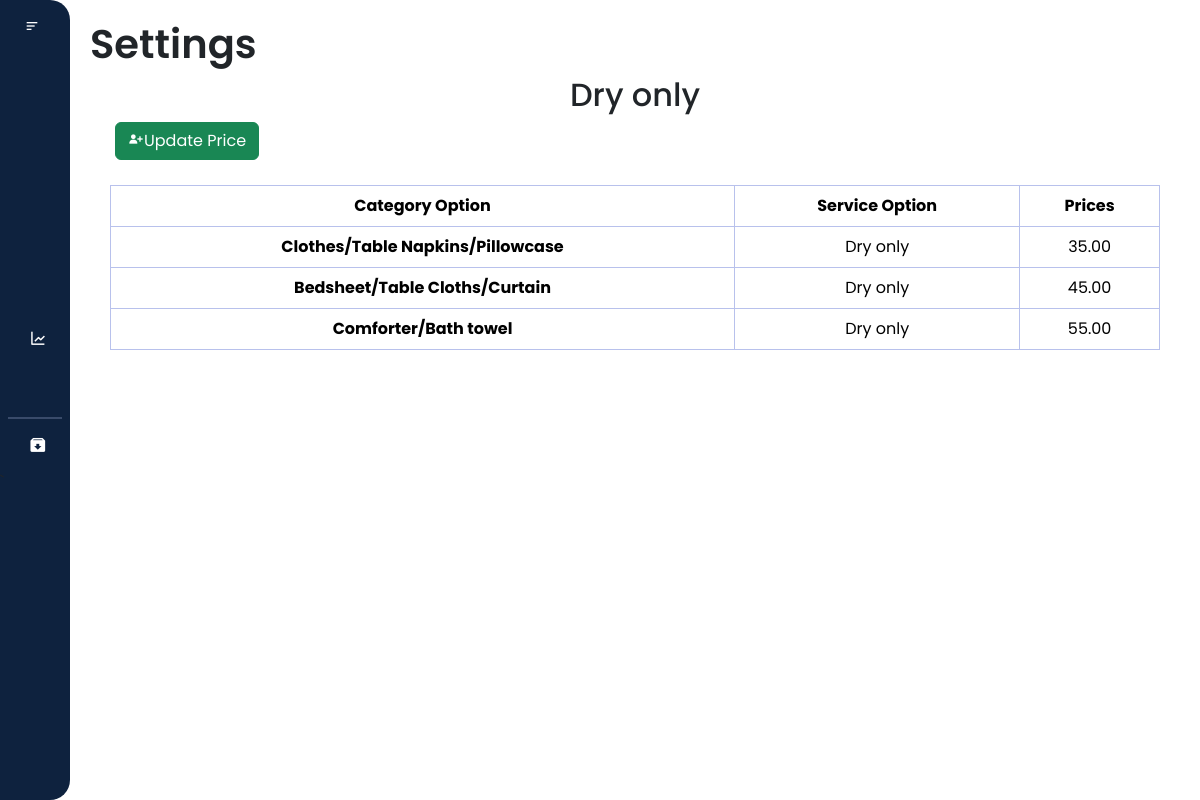
The app's page /settings/categ3.php (signed in) with its own data.
### tables this page shows
CREATE TABLE `service_category_price` (
  `id` int(11) NOT NULL,
  `service_id` int(11) NOT NULL,
  `category_id` int(11) NOT NULL,
  `price` decimal(10,2) NOT NULL
);

CREATE TABLE `category` (
  `category_id` int(11) NOT NULL,
  `laundry_category_option` varchar(255) NOT NULL
);

CREATE TABLE `service` (
  `service_id` int(11) NOT NULL,
  `laundry_service_option` varchar(255) NOT NULL
);

### settings/categ3.php (the view, shortened to what this page needs)
<?php
include 'connect.php';
$user_role = $_SESSION['user_role'];
$sql = "SELECT scp.price, c.laundry_category_option, s.laundry_service_option
        FROM service_category_price scp
        JOIN category c ON scp.category_id = c.category_id
        JOIN service s ON scp.service_id = s.service_id
        WHERE s.service_id = 3";
$result = mysqli_query($conn, $sql);
$prices = [];
if ($result) {
    while ($row = mysqli_fetch_assoc($result)) {
        $prices[] = $row;
    }
}
?>
<!DOCTYPE html>
<html lang="en">
<head>
    <link href="https://cdn.jsdelivr.net/npm/bootstrap@5.3.3/dist/css/bootstrap.min.css" rel="stylesheet"
>
    <link href="https://cdn.lineicons.com/4.0/lineicons.css" rel="stylesheet" />
    <link href='https://unpkg.com/boxicons@2.1.4/css/boxicons.min.css' rel='stylesheet'>
    <link rel="stylesheet" href="categ3.css">
</head>
<body>
    <div class="wrapper">
        <aside id="sidebar">
            <div class="d-flex">
                <button id="toggle-btn" type="button">
                    <i class="bx bx-menu-alt-left"></i>
                </button>
            </div>
            <ul class="sidebar-nav">
                <li class="sidebar-item">
                    <a href="/laundry_system/dashboard/dashboard.php" class="sidebar-link">
                    </a>
                </li>
                <li class="sidebar-item">
                    <a href="/laundry_system/profile/profile.php" class="sidebar-link">
                    </a>
                </li>
                <?php if ($user_role === 'admin') : ?>
                    <li class="sidebar-item">
                        <a href="/laundry_system/users/users.php" class="sidebar-link">
                        </a>
                    </li>
                    <li class="sidebar-item">
                        <a href="/laundry_system/records/customer.php" class="sidebar-link has-dropdown collapsed"
                            data-bs-toggle="collapse" data-bs-target="#records" aria-expanded="false"
                            aria-controls="records">
                        </a>
                    </li>
                <?php endif; ?>
                <li class="sidebar-item">
                    <a href="/laundry_system/transaction/transaction.php" class="sidebar-link">
                    </a>
                </li>
                <li class="sidebar-item">
                    <a href="/laundry_system/sales_report/report.php" class="sidebar-link">
                        <i class='bx bx-line-chart'></i>
                    </a>
                </li>
                <?php if ($user_role === 'admin') : ?>
                    <li class="sidebar-item">
                        <a href="/laundry_system/settings/setting.php" class="sidebar-link">
                        </a>
                    </li>
                    <hr style="border: 1px solid #b8c1ec; margin: 8px">
                    <li class="sidebar-item">
                        <a href="/laundry_system/archived/archive_users.php" class="sidebar-link">
                            <i class='bx bxs-archive-in'></i>
                        </a>
                    </li>`
                <?php endif; ?>
            </ul>
            <div class="sidebar-footer">
                <a href="javascript:void(0)" class="sidebar-link" id="btn_logout">
                </a>
            </div>
        </aside>
        <div class="main-content">
            <nav>
                <div class="d-flex justify-content-between align-items-center">
                    <h1>Settings</h1>
                </div>
                <div class="text" style="text-align: center;" name="category">
                    <h2>Dry only</h2>
                </div>
            </nav>
            <div class="box">
                    <form action="edit3.php" method="POST">
                        <button type="submit" class="btn btn-success" id="updatePriceButton">
                        <i class='bx bxs-user-plus'></i>Update Price</button>
                    </form>
            </div>
            <div class="table-responsive">
                <table class="table table-bordered text-center">
                    <thead>
                        <tr class="bg-dark text-white">
                            <th>Category Option</th>
                            <th>Service Option</th>
                            <th>Prices</th>
                        </tr>
                    </thead>
                    <tbody>
                        <?php
                            foreach ($prices as $row) {
                            $laundry_category_option = $row['laundry_category_option'];
                            $laundry_service_option = $row['laundry_service_option'];
                            $price = $row['price'];
                            echo '<tr>
                                  <th scope="row">' . $laundry_category_option . '</th>
                                  <td>' . $laundry_service_option . '</td>
                                  <td>' . $price . '</td>
                                  </tr>';
                                }
                            ?>
                    </tbody>
                </table>
            </div>
        </div>
    </div>
</body>
</html>

### settings/categ3.css (style rules this page uses)
* { margin: 0; padding: 0; font-family: "Poppins", sans-serif; box-sizing: border-box; }
html { scroll-behavior: smooth; }
a { text-decoration: none; }
li { list-style: none; }
h1 { font-weight: 600; font-size: 1.5 rem; }
.wrapper { display: flex; width: 100%; height: 100vh; }
#sidebar { display: flex; width: 70px; min-width: 70px; z-index: 1000; transition: all 0.25s ease-in-out; flex-direction: column; background-color: #0e223e; border-radius: 0 20px 20px 0; }
#toggle-btn { background-color: transparent; cursor: pointer; border: 0; padding: 1rem 1.5rem; }
#toggle-btn i { font-size: 1.5 rem; color: #fff; }
.sidebar-nav { padding: 2rem 0; flex: 1 1 auto; }
a.sidebar-link { padding: 0.625rem 1.625rem; color: #fff; display: block; font-size: 0.9rem; white-space: nowrap; border-left: 3px solid transparent; text-decoration: none; }
.sidebar-link i { font-size: 1.1rem; margin-right: 0.75rem; }
.sidebar-item { position: relative; }
.main-content { flex: 1; overflow-y: auto; padding: 20px; transition: margin-left 0.5s ease; }
.table-responsive { padding: 20px; }
.table { width: 100%; border-collapse: collapse; border: #b8c1ec; margin: 0; }
th, td { border: 1px solid #b8c1ec; padding: 8px; text-align: center; }
.box { display: flex; flex-direction: row; margin: 5px; padding: 0 20px; }

### records on screen
service_category_price: category.laundry_category_option "Clothes/Table Napkins/Pillowcase", service.laundry_service_option "Dry only", price "35.00"
service_category_price: category.laundry_category_option "Bedsheet/Table Cloths/Curtain", service.laundry_service_option "Dry only", price "45.00"
service_category_price: category.laundry_category_option "Comforter/Bath towel", service.laundry_service_option "Dry only", price "55.00"
